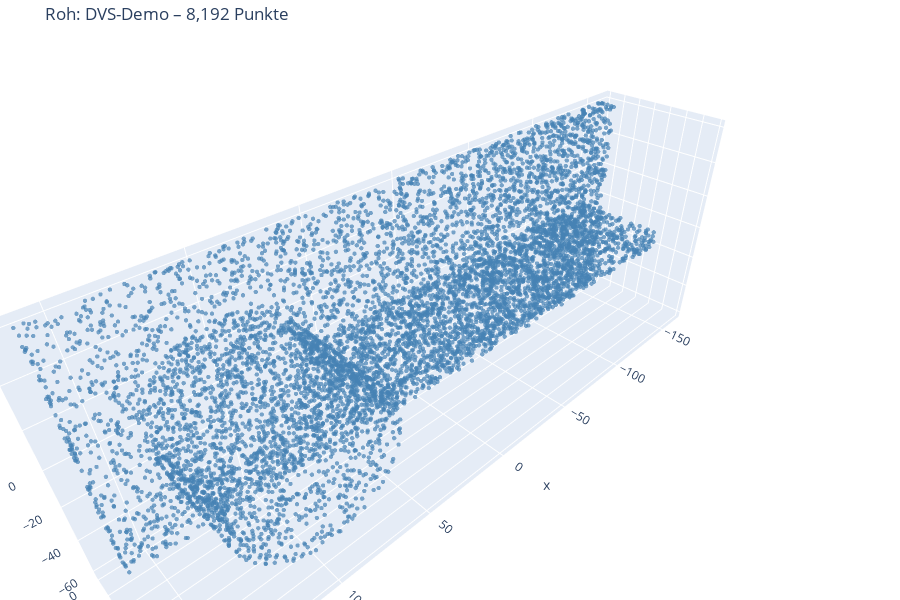

Write notebook code for a chart like this one.
### Markdown cell above
## 4 – Rohe CAD-Punktwolke

### Code cell
plot_single(pcd_raw, f'Roh: {STEP_FILE.stem}', color='steelblue')

### Figure 1 — Plotly figure (JSON) as saved in the notebook; plotly's stock layout.template omitted (floating-point values rounded to 4 significant figures; data arrays with more than 128 entries replaced by an {"elided": "..."} marker saying what was removed)
{"data": [{"marker": {"color": "steelblue", "opacity": 0.7, "size": 1.5}, "mode": "markers", "name": "8,192 Punkte", "type": "scatter3d", "x": {"elided": "8192 float values"}, "y": {"elided": "8192 float values"}, "z": {"elided": "8192 float values"}}], "layout": {"height": 600, "margin": {"b": 0, "l": 0, "r": 0, "t": 40}, "scene": {"aspectmode": "data"}, "title": {"text": "Roh: DVS-Demo – 8,192 Punkte"}}}
